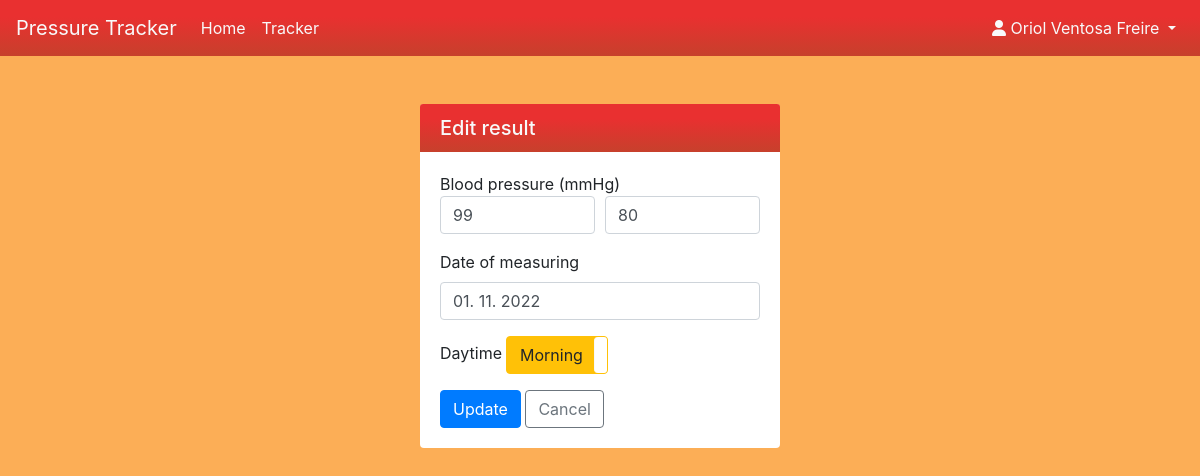
Screenshot of /result/edit/1 (signed in) with the database file from the repository.
### app1.py (models this page shows)
class Result(db.Model):
    __tablename__ = 'result'
    id = db.Column(db.Integer, nullable=False,
                   primary_key=True, autoincrement=True)
    user_id = db.Column(db.Integer, db.ForeignKey(User.id))
    diastolic = db.Column(db.String, nullable=False)
    systolic = db.Column(db.String, nullable=False)
    daytime = db.Column(db.Integer, nullable=False, default=0)
    date = db.Column(db.DateTime, nullable=False)
    user = db.relationship('User')

### app1.py (the view, shortened to what this page needs)
@app.route('/result/edit/<id>', methods=['GET', 'POST'])
def edit_result(id):
    record = db.session.query(Result).get(id)
    if not record:
        message = 'Result with this ID cannot be found. Either it was deleted or it did not exist in the first place.'
        abort(404, message)
    if not session or session['loggedin'] == False:
        message = 'You do not have access permission.'
        abort(401, message)
    if record.user_id != session['user_id'] and session['is_admin'] == False:
        message = 'You are not authorized to edit this result.'
        abort(403, message)
    record.date = record.date.strftime('%d. %m. %Y')
    form = EditResultForm(obj=record)
    return render_template('result_form.html', form=form, user=session)

### app1.py
class EditResultForm(FlaskForm):
    title = 'Edit result'
    diastolic = StringField(
        'Diastolic',  # previously said diastolic measurement
        validators=[DataRequired('You must provide a new systolic blood measurement.')]
    )
    systolic = StringField(
        'Systolic',  # previsouly said systolic measurement
        validators=[DataRequired('You must provide a new systolic blood measurement.')]
    )
    date = StringField(
        'Date of measuring',
        validators=[DataRequired('You must provide event date.')]
    )
    daytime = BooleanField(
        'Daytime',
        render_kw={
            'data-toggle': 'toggle',
            'data-size': 's',  # Extra small
            'data-on': 'Morning',
            'data-off': 'Night',
            'data-onstyle': 'warning',
            'data-offstyle': 'dark'
        }
    )
    submit = SubmitField('Update')

### templates/result_form.html (shortened to what this page needs)
{% extends "base.html" %}
{% block content %}
<div class="card my-5 mx-auto" style="max-width:30%">
	<h5 class="card-header text-light bg=class custom-gradient1">{{ form.title }}</h5>
	<div class="card-body">
		<form method="POST">
			Blood pressure (mmHg)
			<div class="form-row">
				<div class="form-group col-md-6">
					{{ form.systolic(class='form-control') }}
				</div>
				<div class="form-group col-md-6">
					{{ form.diastolic(class='form-control') }}
				</div>
			</div>
			<div class="form-group">
				{{ form.date.label }}
				{{ form.date(class='form-control') }}
			</div>
			<div class="form-group">
				{{ form.daytime.label }}
			</div>
			{{ form.submit(class='btn btn-primary') }}
			<a href="/benchmark" class="btn btn-outline-secondary">Cancel</a>
		</form>
	</div>
</div>
{% endblock %}

### templates/base.html (style rules this page uses)
body { background-color: #fcae56; }
.custom-gradient1 { background: rgb(221, 92, 72); background: linear-gradient(0deg, rgb(199, 64, 44) 0%, rgb(233, 48, 48) 70%); }
.card { border: 0; }
.card-header { border-bottom: 0; }

### rows the page displays
Result: systolic "99", diastolic "80", date "01. 11. 2022"

### other values shown
{{ user.firstname }} "Oriol"
{{ user.lastname }} "Ventosa Freire"
